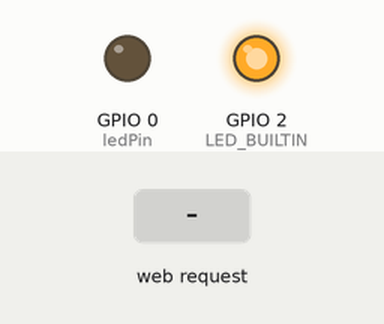
This sketch was run on a simulated ESP8266 (NodeMCU). On the bench: output pins drawn as LEDs (lit = HIGH, except the on-board LED, lit = LOW). Inputs (shaded band) come from the test bench. WiFi joins after 1.5 s; servers stay silent unless stated; storage starts empty.

Above: at 3.2 s.
3.3 s: HTTP request GET /off received
At 4.4 s:
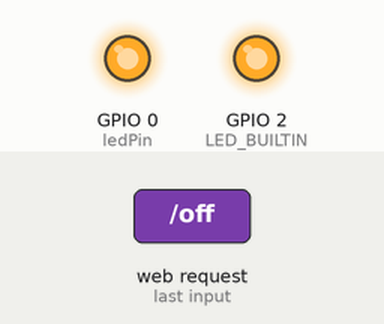
4.8 s: HTTP request GET /on received
At 5.5 s:
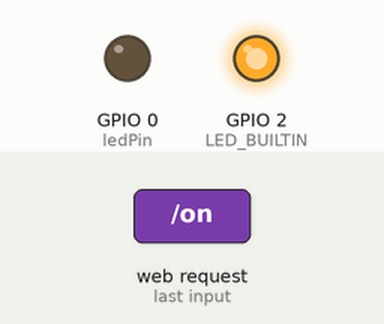
Timing chart, 0 to 7.8 s (numbered marks = the images above; inputs shaded):
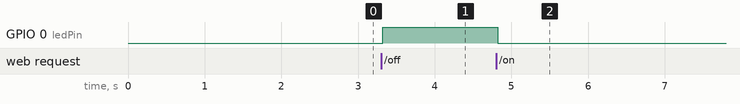

Measured:
- after the input at 3.3 s, GPIO 0 (ledPin): LOW → HIGH at once
- after the input at 4.8 s, GPIO 0 (ledPin): HIGH → LOW at once

The sketch:

webServer.ino
```cpp
#include <ESP8266WiFi.h>
#include <ESPAsyncTCP.h>
#include <ESPAsyncWebServer.h>
#include <FS.h>
#include <Wire.h>

const char* ssid = "Fernando WiFi";
const char* password = "fernando1610";

const int ledPin = 0;

String ledState;
AsyncWebServer server(80);

String processor(const String& var){
  if(var == "resultado"){
    if(digitalRead(ledPin)){
      ledState = "Ligada";
      digitalWrite(LED_BUILTIN, LOW);
    }
    else{
      ledState = "Deslidaga";
      digitalWrite(LED_BUILTIN, HIGH);
    }
    Serial.print(ledState);
    return ledState;
  }
}

void setup(){
  pinMode(LED_BUILTIN, OUTPUT);
  pinMode(ledPin, OUTPUT);
  if(!SPIFFS.begin()){
    return;
  }
  WiFi.begin(ssid, password);
  while (WiFi.status() != WL_CONNECTED) {
    delay(1000);
  }
  server.on("/", HTTP_GET, [](AsyncWebServerRequest *request){
    request->send(SPIFFS, "/pagina.html", String(), false, processor);
  });

  server.on("/estilo.css", HTTP_GET, [](AsyncWebServerRequest *request){
    request->send(SPIFFS, "/estilo.css", "text/css");
  });

  server.on("/on", HTTP_GET, [](AsyncWebServerRequest *request){
    digitalWrite(ledPin, LOW);
    request->send(SPIFFS, "/pagina.html", String(), false, processor);
  });

  server.on("/off", HTTP_GET, [](AsyncWebServerRequest *request){
    digitalWrite(ledPin, HIGH);
    request->send(SPIFFS, "/pagina.html", String(), false, processor);
  });
  server.begin();
}
void loop(){
}
```
